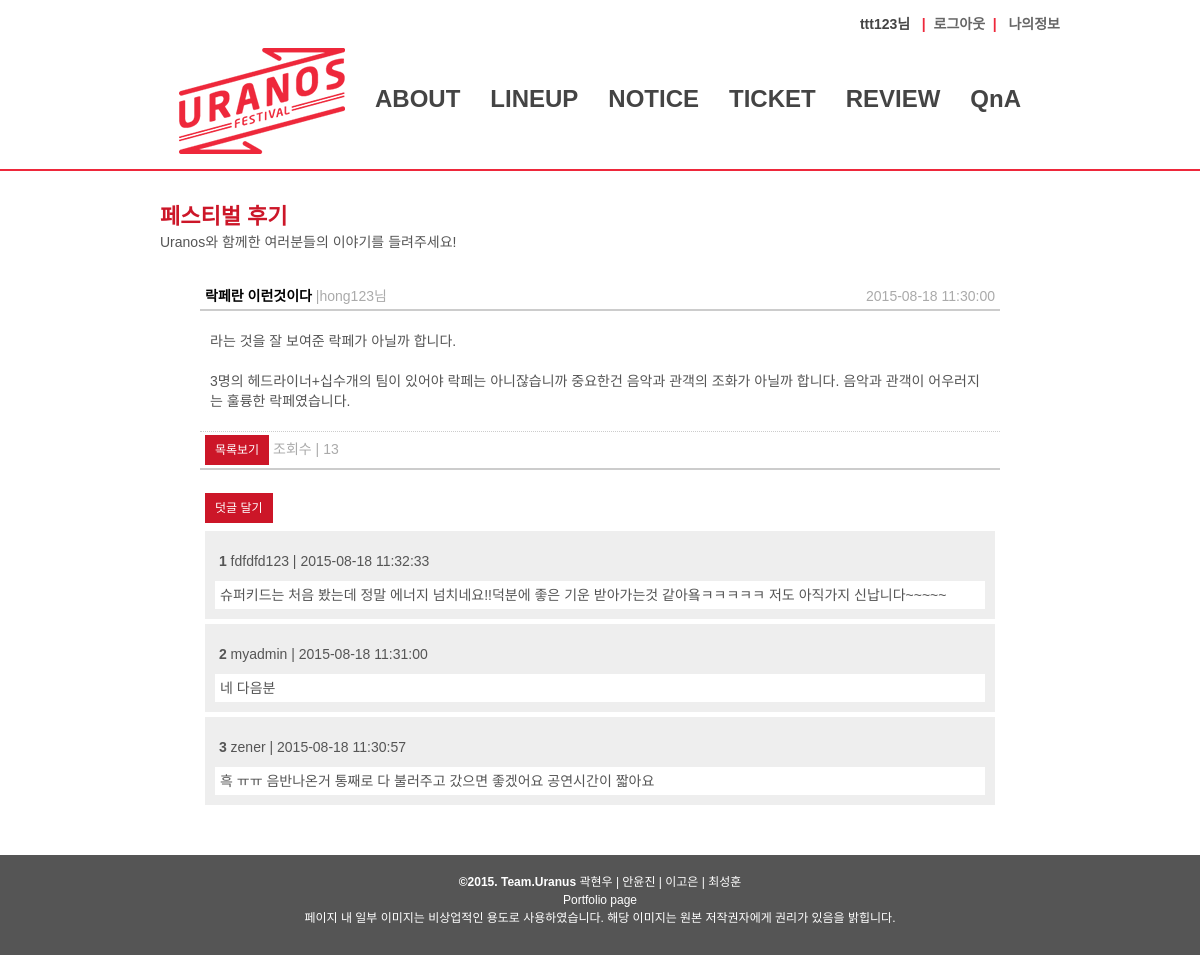
Screenshot of /review/view.php?no=51 (signed in) with the database file from the repository.
### tables this page shows
CREATE TABLE IF NOT EXISTS `review` (
  `no` int(11) NOT NULL AUTO_INCREMENT,
  `idno` varchar(15) NOT NULL,
  `name` varchar(10) NOT NULL,
  `subject` varchar(100) NOT NULL,
  `content` text NOT NULL,
  `password` varchar(100) NOT NULL,
  `date` datetime NOT NULL,
  `hit` int(11) DEFAULT '0',
  `file_name_0` varchar(100) DEFAULT NULL,
  `file_copied_0` varchar(100) DEFAULT NULL,
  PRIMARY KEY (`no`)
);

CREATE TABLE IF NOT EXISTS `re_review` (
  `no` int(11) NOT NULL AUTO_INCREMENT,
  `parent` varchar(15) NOT NULL,
  `id` varchar(15) NOT NULL,
  `password` varchar(100) NOT NULL,
  `name` varchar(10) NOT NULL,
  `content` text NOT NULL,
  `date` datetime DEFAULT NULL,
  PRIMARY KEY (`no`)
);

### review/view.php (the view, shortened to what this page needs)
<?php
$page = $_GET[page];
 include "../lib/conn.php";
  $no = $_GET['no'];
  $sql = 'select * from review where no = "'.$no.'"';
  $result = mysql_query($sql,$connect);
  $row=mysql_fetch_array($result);
  $idno = $row[idno];
  $subject = $row[subject];
  $content = $row[content];
  $date = $row[date];
  $hit = $row[hit];
  $hit = $hit + 1;
?>
<!DOCTYPE html>
<html>
<head>
  <link rel="stylesheet" type="text/css" href="../css/common.css">
   <link rel="stylesheet" type="text/css" href="../css/review_view_form.css">
</head>
<body>
  <div id="wraper">
    <header>
    <nav>
	  <?php include "../lib/top_login2.php"; ?>
      <?php include "../lib/top_menu2.php"; ?>
    </nav>
	    </header>
    <section>
		<h2>페스티벌 후기</h2>
		<h3>Uranos와 함께한 여러분들의 이야기를 들려주세요!</h3>
		<br/><br/>
		<div class="con_info">
			<div class="width_long"><p class="title_info"><?php echo $subject ?></p><p class="title_sub">&nbsp;|<?php echo $idno ?>님</p></div><div class="width_shot"><p class="title_sub"><?php echo $date ?></p></div>
		</div>
		<div class="content">
			<?php echo nl2br($content) ?><br>
		</div>
		<div class="con_info">
			<div class="width_long"><input type="button" onClick="location.href='./list.php?page=<?=$page?>'" value="목록보기"/><p class="title_sub">&nbsp;조회수 | <?php echo $hit ?></p></div>
		</div>
		<div class="reple_area">
			<?include "re_test01.php"?>
		</div>
    </section>
    <footer>
        <?php include "../lib/footer.php"; ?>
    </footer>
  </div>
</body>
</html>

### review/re_test01.php (shortened to what this page needs)
<?
include "../lib/conn.php";
$no = $_GET['no'];
$re_qry = "select * from re_review where parent = '$no' order by date desc";
$re_result = mysql_query($re_qry,$connect);
$row1 =mysql_num_rows($re_result);
?>
	<input type="button" onClick=" location.href='./view.php?mode=ripple&no=<?=$no?>'" value="덧글 달기"/>
			<?
			if($row1 == 0) {
			?>
				<div class="noreple">
				덧글이 없습니다.
				</div>
			<?
				} else {
			for ($i = 0; $i < $row1; $i++){
			$id = mysql_result($re_result, $i, 2);
			$content = mysql_result($re_result, $i, 5);
			$date = mysql_result($re_result, $i, 6);
			$inum = $i + 1;
			?>
						<div class="reple">
							<p class="title_sub"><strong>&nbsp;<?=$inum?></strong>&nbsp;<?=$id?>&nbsp;|&nbsp;<?=$date?></p>
							<div class="reple_con"><?=$content?></div>
						</div>
				<?php } ?>
			<?php } ?>

### css/common.css (style rules this page uses)
html, body, div, span, object, iframe, h1, h2, h3, h4, h5, h6, p, blockquote, pre, abbr, address, cite, code, del, dfn, em, img, ins, kbd, q, samp, small, strong, sub, sup, var, b, i, dl, dt, dd, ol, ul, li, fieldset, form, label, legend, table, caption, tbody, tfoot, thead, tr, th, td, article, aside, canvas, details, figcaption, figure, footer, header, hgroup, menu, nav, section, summary, time, mark, audio, video { margin:0; padding:0; border:0; outline:0; font-size:100%; vertical-align:baseline; background:transparent; }
body { line-height:1; }
article,aside,details,figcaption,figure, footer,header,hgroup,menu,nav,section { display:block; }
input, select { vertical-align:middle; }
body { background:#ffffff; font-family: '나눔고딕',NanumGothic, Dotum, '돋움', sans-serif; max-width:100%; width:100%; }
section { width:880px; min-height:600px; padding: 30px 50px; background: #ffffff; height:100%; margin: 0 auto; }
header { max-width:100%; width:100%; text-align:center; border-bottom:2px solid #ee283b; }
nav { display:inline-block; max-width:920px; width:920px; padding: 15px 0; }
footer { width: 100%; height:100px; background: #555555; }

### css/review_view_form.css (style rules this page uses)
section { width:880px; height: 100%; padding: 30px 50px; background: #ffffff; }
h2 { font-size: 22px; line-height:32px; color:#cc1628; font-weight:600; }
h3 { font-size: 14px; line-height:18px; color:#555555; font-weight:500; }
.con_info { width: 800px; margin: 0 auto; border-bottom: 2px solid #cccccc; }
.width_long { width:590px; display: inline-block; padding:0 5px; }
.width_shot { display: inline-block; width:190px; padding:0 5px; text-align:right; }
.width_long p.title_info { display: inline-block; font-size: 14px; color:#000; line-height: 26px; font-weight:600; }
p.title_sub { display: inline-block; font-size: 14px; color:#aaaaaa; line-height: 26px; }
.content { margin: 0 auto; width:780px; font-size: 14px; padding:20px 10px; color:#555555; line-height: 20px; border-bottom: 1px dotted #cccccc; }
.reple_area { margin: 20px auto; width:790px; padding:0 5px; }
.reple_area p.title_sub { display: inline-block; font-size: 14px; color:#555555; line-height: 30px; margin: 5px 0; }
.reple { width:770px; background: #eeeeee; margin-top:5px; padding:10px; }
.reple_con { width:760px; font-size: 14px; padding:5px; background: #ffffff; color:#555555; line-height: 18px; text-align:left; }
input[type="button"] { cursor: pointer; display: inline-block; margin:3px 0; line-height: 30px; color: #ffffff; text-align: center; font-size: 12px; font-weight:500; border: 0; padding:0 10px; background: #cc1628; }

### rows the page displays
review: subject "락페란 이런것이다", idno "hong123", date "2015-08-18 11:30:00", content "라는 것을 잘 보여준 락페가 아닐까 합니다. 3명의 헤드라이너+십수개의 팀이 있어야 락페는 아니잖습니까 중요한건 음악과 관객의 조화가 아닐까 합니다. 음악과 관객이 어우러지는 훌륭한 락페였습니다."
re_review: inum "1", id "fdfdfd123", date "2015-08-18 11:32:33", content "슈퍼키드는 처음 봤는데 정말 에너지 넘치네요!!덕분에 좋은 기운 받아가는것 같아욬ㅋㅋㅋㅋㅋ 저도 아직가지 신납니다~~~~~"
re_review: inum "2", id "myadmin", date "2015-08-18 11:31:00", content "네 다음분"
re_review: inum "3", id "zener", date "2015-08-18 11:30:57", content "흑 ㅠㅠ 음반나온거 통째로 다 불러주고 갔으면 좋겠어요 공연시간이 짧아요"

### other values shown
$_SESSION['ses_uid'] "ttt123"
$hit "13"
